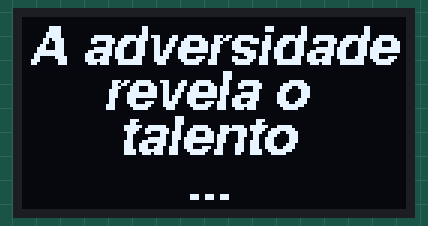
Bench run of a sketch on a simulated Arduino Uno, built with avr-gcc and run on an emulated ATmega328P. Parts: 128×64 one-colour display.

Above: at 0.1 s.
At 3.6 s:
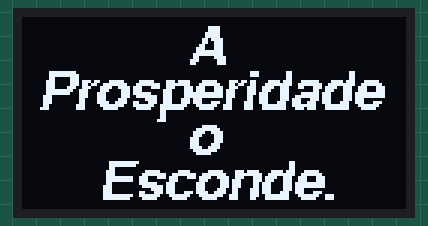

Measured:
- what the display in image 1 shows lasts 3.5 s, from 3.6 s to 7.1 s

The sketch:

frase.ino
```cpp
#include <Wire.h> //Biblioteca para uso do protocolo I2C;
#include <Adafruit_GFX.h> //Biblioteca para manipulação gráfica no display;
#include <Adafruit_SH1106.h> //Biblioteca para operação do driver de controle do display;

#include <Fonts/FreeMono9pt7b.h> //Fonte para alteração do texto;
#include <Fonts/FreeSansBoldOblique9pt7b.h> //Fonte para alteração do texto;
#include <Fonts/FreeMonoOblique9pt7b.h> //Fonte para alteração do texto;

#define OLED_RESET -1 //Em displays que não possuem pino RESET, é dado o valor -1;

Adafruit_SH1106 display(OLED_RESET); //Declaração da tela com o nome "display";

void setup() {
  Serial.begin(9600);
  display.begin(SH1106_SWITCHCAPVCC, 0x3C); //Inicialização do display com a biblioteca e endereço de hardware do display;
}

void loop() {

  display.clearDisplay(); //Comando para limpar a tela;
  display.setFont(&FreeSansBoldOblique9pt7b); //Comando para definir a fonte que será utilizada;
  display.setTextColor(WHITE); //Comando para definir a cor do texto;
  display.setTextSize(1); //Comando para definir tamanho od

  display.setCursor(2, 15); //Definição de onde o texto será escrito. Lembre se que: linha, coluna; eixo x / eixo y
  display.print("A adversidade"); //Texto a ser escrito;
  display.setCursor(27, 30); //Definição de onde o texto será escrito. Lembre se que: linha, coluna; eixo x / eixo y
  display.print("revela o"); //Texto a ser escrito;
  display.setCursor(32, 45); //Definição de onde o texto será escrito. Lembre se que: linha, coluna; eixo x / eixo y
  display.print("talento"); //Texto a ser escrito;
  display.setCursor(55, 60); //Definição de onde o texto será escrito. Lembre se que: linha, coluna; eixo x / eixo y
  display.print("..."); //Texto a ser escrito;
  display.display();
  delay(3500);
  display.clearDisplay();
  display.setCursor(55, 15); //Definição de onde o texto será escrito. Lembre se que: linha, coluna; eixo x / eixo y
  display.print("A"); //Texto a ser escrito;
  display.setCursor(5, 30); //Definição de onde o texto será escrito. Lembre se que: linha, coluna; eixo x / eixo y
  display.print("Prosperidade"); //Texto a ser escrito;
  display.setCursor(55, 45); //Definição de onde o texto será escrito. Lembre se que: linha, coluna; eixo x / eixo y
  display.print("o"); //Texto a ser escrito;
  display.setCursor(25, 60); //Definição de onde o texto será escrito. Lembre se que: linha, coluna; eixo x / eixo y
  display.print("Esconde."); //Texto a ser escrito;
  display.display();
  delay(3500);
  display.clearDisplay();


  display.display(); //Mostrar informações na tela;
}
```
